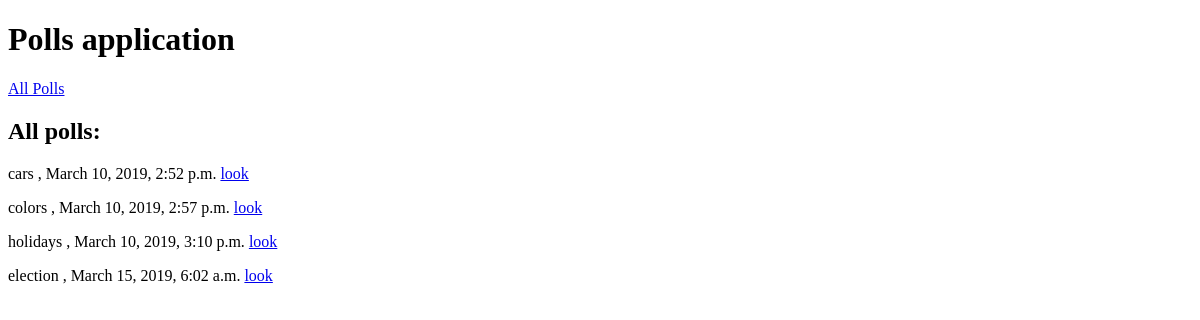
Page /poll/ on the earlier database version.
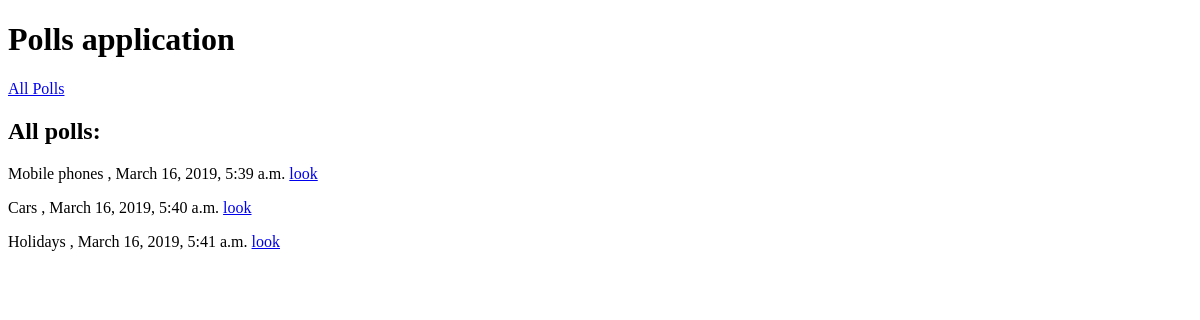
Same page on the later database version.
### poll/models.py (models this page shows, shortened)
class Poll(models.Model):
    title = models.CharField(max_length=150, db_index=True)
    slug = models.SlugField(max_length=150, unique=True)
    comment = models.TextField(blank=True, db_index=True)
    date_create = models.DateTimeField(auto_now_add=True)
    is_public = models.BooleanField(default=False)
    def get_absolute_url(self):
        return reverse('poll_detail_url', kwargs={'slug': self.slug})

### poll/views.py (the view)
# urls.py: path('', polls_list, name='polls_list_url'),
def polls_list(request):
    polls = Poll.objects.all()
    return render(request, 'poll/index.html', context={'polls': polls})

### poll/templates/poll/index.html (shortened to what this page needs)
{% extends 'poll/base_poll.html' %}
{% block content %}
    <h2>All polls:</h2>
    {% for poll in polls %}
       {% if poll.is_public is True %}
           <p>
              {{ poll.title }} , {{ poll.date_create }} <a href="{{ poll.get_absolute_url }}" class="but1">look</a>
           </p>
       {% endif %}
    {% endfor %}
{% endblock %}

### poll/templates/poll/base_poll.html
{% extends 'base.html' %}

### templates/base.html (shortened to what this page needs)
<!DOCTYPE html>
<html lang="en">
<head>
</head>
<body>
<h1>Polls application</h1> <a href="{% url 'polls_list_url' %}" > All Polls </a>
        {% block content %}{% endblock %}
</body>
</html>

Differences in the rows shown:
removed Poll: title "cars", date_create "March 10, 2019, 2:52 p.m."
removed Poll: title "colors", date_create "March 10, 2019, 2:57 p.m."
removed Poll: title "holidays", date_create "March 10, 2019, 3:10 p.m."
removed Poll: title "election", date_create "March 15, 2019, 6:02 a.m."
added Poll: title "Mobile phones", date_create "March 16, 2019, 5:39 a.m."
added Poll: title "Cars", date_create "March 16, 2019, 5:40 a.m."
added Poll: title "Holidays", date_create "March 16, 2019, 5:41 a.m."
